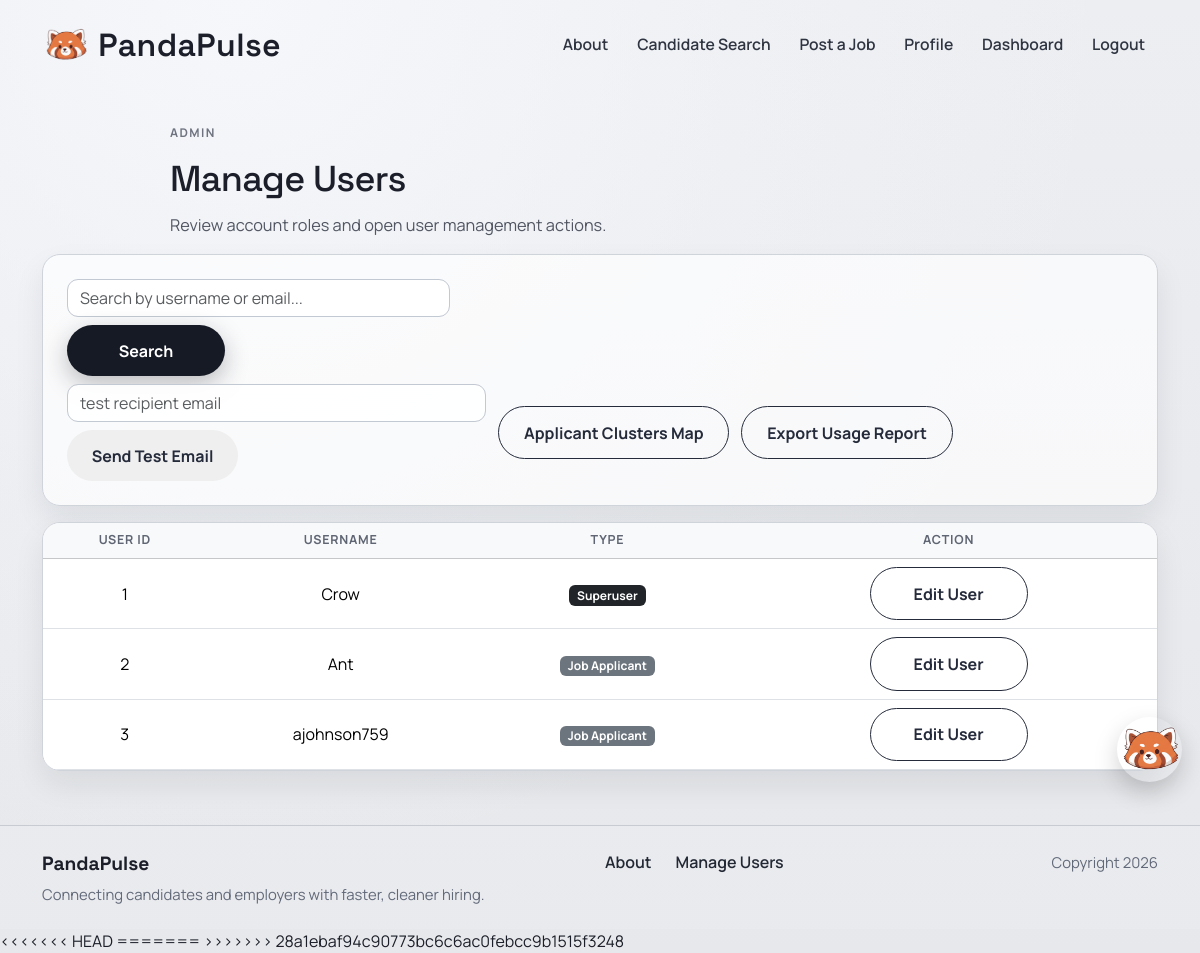
Before: /accounts/manage_users/ (signed in) with the older database file.
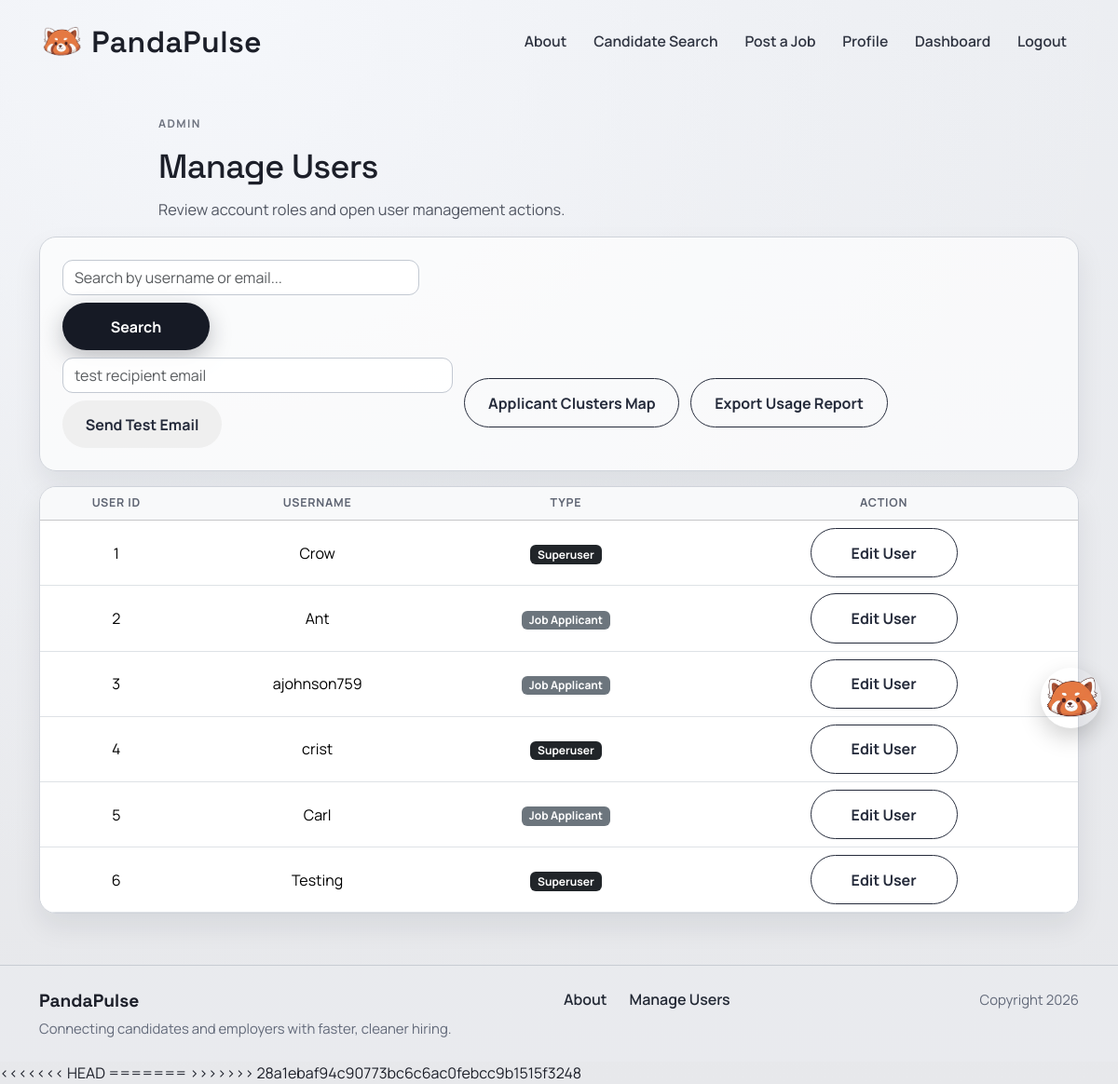
After: the same page with the newer database file.
### accounts/models.py (models this page shows, shortened)
class Profile(models.Model):
    class AccountType(models.TextChoices):
        APPLICANT = "APPLICANT", "Job Applicant"
        EMPLOYER = "EMPLOYER", "Employer"
    user = models.OneToOneField(settings.AUTH_USER_MODEL, on_delete=models.CASCADE, related_name="profile")
    account_type = models.CharField(
        max_length=20,
        choices=AccountType.choices,
        default=AccountType.APPLICANT
    )
    profile_picture = models.ImageField(
        upload_to="profile_pics/",
        blank=True,
        null=True
    )
    headline = models.CharField(max_length=120, blank=True)
    skills = models.CharField(max_length=300, blank=True)
    education = models.TextField(blank=True)
    work_experience = models.TextField(blank=True)
    location = models.CharField(max_length=120, blank=True)
    projects = models.TextField(blank=True)
    company_name = models.CharField(max_length=120, blank=True)
    company_website = models.URLField(blank=True)
    company_description = models.TextField(blank=True)
    visible_to_recruiters = models.BooleanField(
        default=True,
        help_text="Allow recruiters to view your profile."
    )
    show_headline = models.BooleanField(default=True)
    show_skills = models.BooleanField(default=True)
    show_education = models.BooleanField(default=True)
    show_work_experience = models.BooleanField(default=True)
    show_links = models.BooleanField(default=True)
    hide_email_from_employers = models.BooleanField(default=False)
    created_at = models.DateTimeField(auto_now_add=True)

### accounts/views.py (the view)
# urls.py: path("manage_users/", views.manage_users, name="accounts.manage_users"),
@superuser_required
def manage_users(request):
    query = request.GET.get("search", "").strip()
    profiles = Profile.objects.select_related("user").all()
    if query:
        profiles = profiles.filter(Q(user__username__icontains=query) | Q(user__email__icontains=query))
    return render(
        request,
        "accounts/manage_users.html",
        {"template_data": {"title": "Manage Users", "users": profiles, "search_query": query}},
    )

### accounts/context_processors.py (called while the page is built)
def can_post_job(request):
    if not request.user.is_authenticated:
        return {"can_post_job": False}
    is_employer = Profile.objects.filter(
        user=request.user,
        account_type=Profile.AccountType.EMPLOYER,
    ).exists()
    return {"can_post_job": is_employer}

### accounts/templates/accounts/manage_users.html (shortened to what this page needs)
{% extends 'base.html' %}
{% block content %}
<section class="page-shell">
  <div class="container">
    <div class="page-intro text-start mb-3">
      <p class="page-kicker">Admin</p>
      <h1 class="page-title page-title-sm">Manage Users</h1>
      <p class="page-copy mb-0">Review account roles and open user management actions.</p>
    </div>
    <div class="surface-card mb-3">
      <div class="d-flex justify-content-between align-items-center flex-wrap gap-2">
        <form method="GET" action="{% url 'accounts.manage_users' %}" class="d-flex gap-2 flex-wrap">
          <input type="text" name="search" class="form-control" placeholder="Search by username or email..." value="{{ template_data.search_query }}">
          <button type="submit" class="primary-btn border-0">Search</button>
        </form>
        {% if user.is_staff %}
          <div class="form-actions">
            <form method="post" action="{% url 'accounts.send_test_email' %}" class="d-flex gap-2 flex-wrap">
              <input
                type="email"
                name="test_email_to"
                class="form-control"
                placeholder="test recipient email"
                required
                style="min-width: 240px;"
              >
              <button type="submit" class="secondary-btn border-0">Send Test Email</button>
            </form>
            <a href="{% url 'accounts.applicant_clusters_map' %}" class="secondary-btn">Applicant Clusters Map</a>
            <a href="{% url 'accounts.export_usage_report' %}" class="secondary-btn">Export Usage Report</a>
          </div>
        {% endif %}
      </div>
    </div>
    <div class="surface-card p-0 overflow-hidden">
      <div class="table-responsive">
        <table class="table align-middle text-center job-table mb-0">
          <thead class="table-light">
            <tr>
              <th>User ID</th>
              <th>Username</th>
              <th>Type</th>
              <th>Action</th>
            </tr>
          </thead>
          <tbody>
            {% for u in template_data.users %}
            <tr>
              <td>{{ u.id }}</td>
              <td>{{ u.user.username }}</td>
              <td>
                {% if u.user.is_superuser %}
                  <span class="badge bg-dark">Superuser</span>
                {% elif u.user.is_staff %}
                  <span class="badge bg-info text-dark">Staff</span>
                {% else %}
                  <span class="badge bg-secondary">{{ u.get_account_type_display }}</span>
                {% endif %}
              </td>
              <td>
                {% if user.is_superuser or not u.user.is_staff %}
                  <a href="{% url 'accounts.edit_user' u.id %}" class="secondary-btn">Edit User</a>
                {% else %}
                  <button class="secondary-btn" disabled>Cannot Edit Staff</button>
                {% endif %}
              </td>
            </tr>
            {% empty %}
            <tr>
              <td colspan="4" class="py-4 text-muted">No users found.</td>
            </tr>
            {% endfor %}
          </tbody>
        </table>
      </div>
    </div>
  </div>
</section>
{% endblock content %}

Changed rows visible on the page:
added Profile: id "4", user.username "crist", shows "Superuser"
added Profile: id "5", user.username "Carl", account_type "Job Applicant"
added Profile: id "6", user.username "Testing", shows "Superuser"
